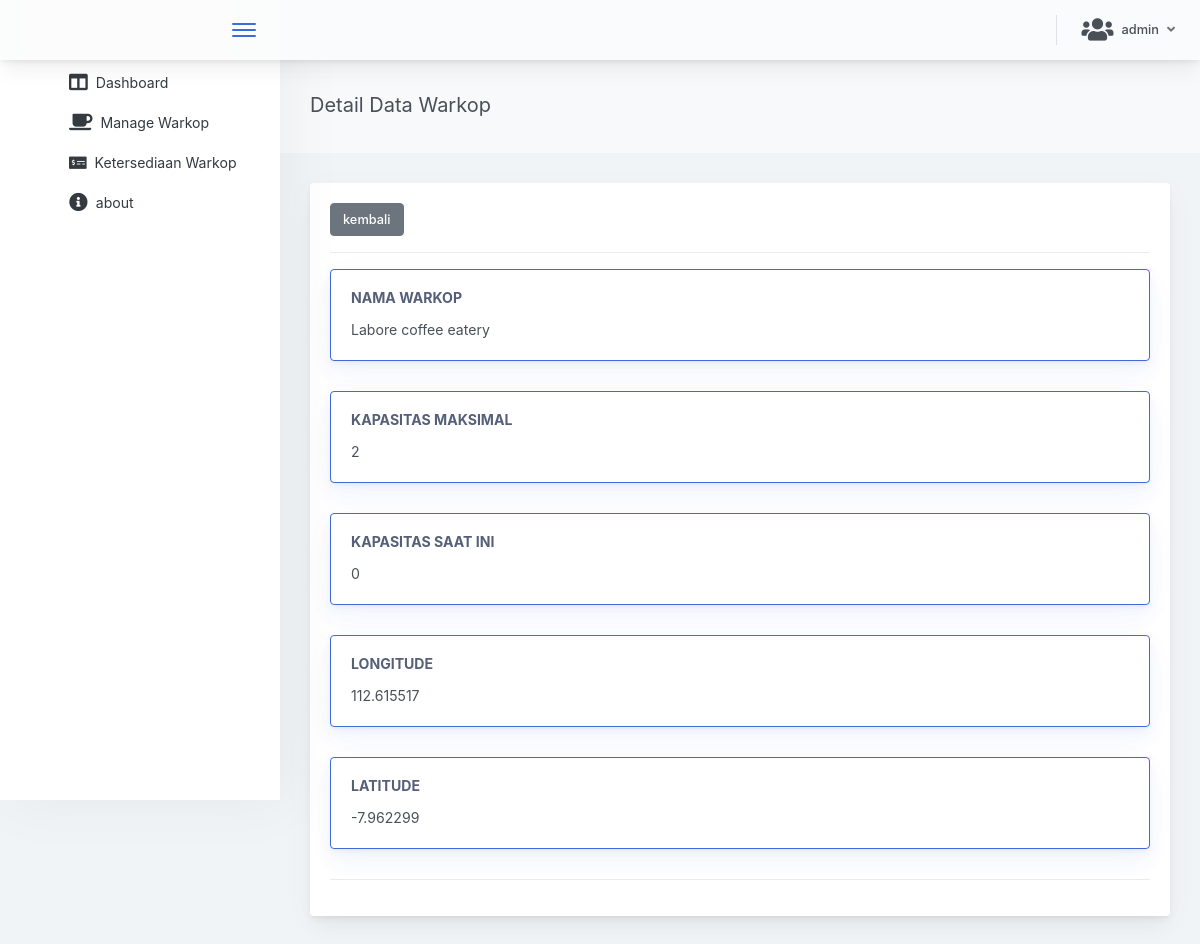
Screenshot of /admin/detail.php?id=16 (signed in) with the database file from the repository.
### tables this page shows
CREATE TABLE `data_location` (
  `id` int(11) NOT NULL,
  `nama` varchar(255) NOT NULL,
  `max_cap` int(100) NOT NULL,
  `curr_cap` int(100) NOT NULL DEFAULT '0',
  `lat` float(10,6) NOT NULL,
  `lon` float(10,6) NOT NULL,
  `last_update` datetime NOT NULL DEFAULT CURRENT_TIMESTAMP
);

### admin/detail.php (the view, shortened to what this page needs)
<html lang="en">
<head>
    <link rel="stylesheet" href="https://use.fontawesome.com/releases/v5.3.1/css/all.css">
    <link href="css/main.87c0748b313a1dda75f5.css" rel="stylesheet">
    <link rel="stylesheet" href="css/animate.min.css">
</head>
<body>
    <div class="app-container app-theme-white body-tabs-shadow fixed-header fixed-sidebar">
        <div class="app-header header-shadow">
            <div class="app-header__logo">
                <div class="app-header__logo scrollbar-container ps">
                </div>
                <div class="header__pane ml-auto">
                    <div>
                        <button type="button" class="hamburger close-sidebar-btn hamburger--elastic" data-class="closed-sidebar">
                            <span class="hamburger-box">
                                <span class="hamburger-inner"></span>
                            </span>
                        </button>
                    </div>
                </div>
            </div>
            <div class="app-header__content">
                <div class="app-header-right">
                    <div class="header-btn-lg pr-0">
                        <div class="widget-content p-0">
                            <div class="widget-content-wrapper">
                                <div class="widget-content-left">
                                    <div class="btn-group">
                                        <a data-toggle="dropdown" aria-haspopup="true" aria-expanded="false" class="p-0 btn">
                                            <div class="d-flex justify-content-center align-items-center">
                                                <i class="fas fa-users fa-2x mr-2"></i>
                                                <?= $_SESSION['username'] ?>
                                                <i class="fa fa-angle-down ml-2 opacity-8"></i>
                                            </div>
                                        </a>
                                    </div>
                                </div>
                            </div>
                        </div>
                    </div>
                </div>
            </div>
        </div>
        <div class="app-main">
            <div class="app-sidebar sidebar-shadow">
                <div class="scrollbar-sidebar">
                    <div class="app-sidebar__inner">
                        <ul class="vertical-nav-menu">
                            <li>
                                <a href="dashboard.php">
                                    <i class="fas fa-columns fa-lg mr-2"></i>Dashboard
                                </a>
                            </li>
                            <li>
                                <a href="daftarwarkop.php">
                                    <i class="fas fa-coffee fa-lg mr-2"></i>Manage Warkop
                                </a>
                            </li>
                            <li>
                                <a href="ketersediaan.php">
                                    <i class="fas fa-money-check-alt mr-2"></i>Ketersediaan Warkop
                                </a>
                            </li>
                            <li>
                                <a href="about.php">
                                    <i class="fas fa-info-circle fa-lg mr-2"></i>about
                                </a>
                            </li>
                        </ul>
                    </div>
                </div>
            </div>
            <div class="app-main__outer">
                <div class="animated slideInLeft">
                    <div class="app-main__inner">
                        <div class="app-page-title">
                            <div class="page-title-wrapper">
                                <div class="page-title-heading">
                                    <div>Detail Data Warkop
                                        <div class="page-title-subheading">
                                        </div>
                                    </div>
                                </div>
                            </div>
                        </div>
                        <div class="main-card mb-3 card">
                            <div class="card-body">
                                <button onclick="kembali()" class="btn btn-secondary">kembali</button>
                                <div class="divider"></div>
                                <?php
                                include 'koneksi.php';
                                $id = $_GET['id'];
                                $sql = "SELECT * FROM data_location where id = $id";
                                $hasil = $koneksi->query($sql);
                                while ($warkop = $hasil->fetch_assoc()) { ?>
                                    <div class="card-shadow-primary border mb-3 card card-body border-primary">
                                        <h5 class="card-title">Nama warkop</h5>
                                        <?= $warkop['nama'] ?>
                                    </div>
                                    <div class="card-shadow-primary border mb-3 card card-body border-primary">
                                        <h5 class="card-title">Kapasitas Maksimal</h5>
                                        <?= $warkop['max_cap'] ?>
                                    </div>
                                    <div class="card-shadow-primary border mb-3 card card-body border-primary">
                                        <h5 class="card-title">Kapasitas Saat Ini</h5>
                                        <?= $warkop['curr_cap'] ?>
                                    </div>
                                    <div class="card-shadow-primary border mb-3 card card-body border-primary">
                                        <h5 class="card-title">Longitude</h5>
                                        <?= $warkop['lon'] ?>
                                    </div>
                                    <div class="card-shadow-primary border mb-3 card card-body border-primary">
                                        <h5 class="card-title">Latitude</h5>
                                        <?= $warkop['lat'] ?>
                                    </div>
                                <?php } ?>
                                <div class="divider"></div>
                            </div>
                        </div>
                    </div>
                </div>
            </div>
            <link rel="stylesheet" href="https://cdn.datatables.net/responsive/2.2.2/js/responsive.bootstrap4.js">
</body>
</html>

### rows the page displays
data_location: nama "Labore coffee eatery", max_cap "2", curr_cap "0", lon "112.615517", lat "-7.962299"

### other values shown
$_SESSION['username'] "admin"
